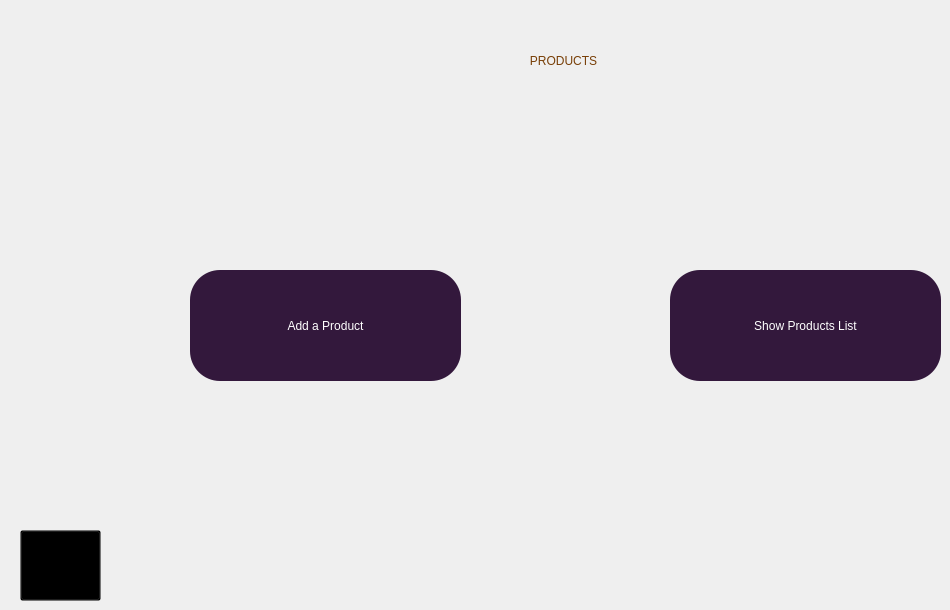
    <widget class="QWidget" name="products">
     <widget class="QLabel" name="label_5">
      <property name="geometry">
       <rect>
        <x>398</x>
        <y>0</y>
        <width>331</width>
        <height>121</height>
       </rect>
      </property>
      <property name="styleSheet">
       <string notr="true">color: rgb(120, 63, 7);
font: 40pt &quot;Lemon&quot;;
background-color: rgb(0, 0, 0,0%);</string>
      </property>
      <property name="text">
       <string>PRODUCTS</string>
      </property>
      <property name="scaledContents">
       <bool>true</bool>
      </property>
      <property name="alignment">
       <set>Qt::AlignCenter</set>
      </property>
     </widget>
     <widget class="QLabel" name="label_6">
      <property name="geometry">
       <rect>
        <x>0</x>
        <y>10</y>
        <width>151</width>
        <height>91</height>
       </rect>
      </property>
      <property name="styleSheet">
       <string notr="true">image: url(:/img/img/logo.png);
background-color: rgb(0, 0, 0, 0%);</string>
      </property>
      <property name="text">
       <string/>
      </property>
     </widget>
     <widget class="QToolButton" name="back_2">
      <property name="geometry">
       <rect>
        <x>20</x>
        <y>530</y>
        <width>81</width>
        <height>71</height>
       </rect>
      </property>
      <property name="styleSheet">
       <string notr="true">background-color: rgb(0, 0, 0, 0%);</string>
      </property>
      <property name="text">
       <string>...</string>
      </property>
      <property name="icon">
       <iconset resource="assets.qrc">
        <normaloff>:/img/img/icons8-back-80.png</normaloff>:/img/img/icons8-back-80.png</iconset>
      </property>
      <property name="iconSize">
       <size>
        <width>60</width>
        <height>60</height>
       </size>
      </property>
     </widget>
     <widget class="QToolButton" name="addProduct">
      <property name="geometry">
       <rect>
        <x>190</x>
        <y>270</y>
        <width>271</width>
        <height>111</height>
       </rect>
      </property>
      <property name="styleSheet">
       <string notr="true">color: rgb(255, 255, 255);
background-color: rgb(51, 24, 60);
border-radius: 30px;
font: 20pt &quot;MV Boli&quot;;
</string>
      </property>
      <property name="text">
       <string>Add a Product</string>
      </property>
      <property name="icon">
       <iconset>
        <normaloff>../../Dropbox/My PC (DESKTOP-2246E5D)/Downloads/icons/icons8-shopping-cart-96.png</normaloff>../../Dropbox/My PC (DESKTOP-2246E5D)/Downloads/icons/icons8-shopping-cart-96.png</iconset>
      </property>
      <property name="iconSize">
       <size>
        <width>40</width>
        <height>40</height>
       </size>
      </property>
      <property name="toolButtonStyle">
       <enum>Qt::ToolButtonTextUnderIcon</enum>
      </property>
     </widget>
     <widget class="QToolButton" name="showProducts">
      <property name="geometry">
       <rect>
        <x>670</x>
        <y>270</y>
        <width>271</width>
        <height>111</height>
       </rect>
      </property>
      <property name="styleSheet">
       <string notr="true">color: rgb(255, 255, 255);
background-color: rgb(51, 24, 60);
border-radius: 30px;
font: 20pt &quot;MV Boli&quot;;
</string>
      </property>
      <property name="text">
       <string>Show Products List</string>
      </property>
      <property name="icon">
       <iconset>
        <normaloff>../../Dropbox/My PC (DESKTOP-2246E5D)/Downloads/icons/icons8-shopping-cart-96.png</normaloff>../../Dropbox/My PC (DESKTOP-2246E5D)/Downloads/icons/icons8-shopping-cart-96.png</iconset>
      </property>
      <property name="iconSize">
       <size>
        <width>40</width>
        <height>40</height>
       </size>
      </property>
      <property name="toolButtonStyle">
       <enum>Qt::ToolButtonTextUnderIcon</enum>
      </property>
     </widget>
    </widget>
